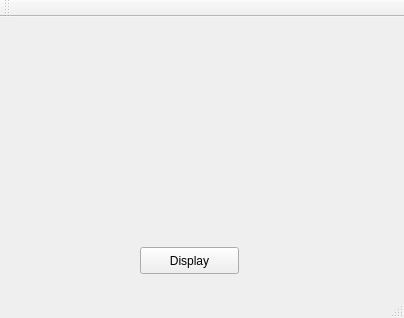
<?xml version="1.0" encoding="UTF-8"?>
<ui version="4.0">
 <class>MainWindow</class>
 <widget class="QMainWindow" name="MainWindow">
  <property name="geometry">
   <rect>
    <x>0</x>
    <y>0</y>
    <width>404</width>
    <height>318</height>
   </rect>
  </property>
  <property name="windowTitle">
   <string>MainWindow</string>
  </property>
  <widget class="QWidget" name="centralWidget">
   <widget class="QPushButton" name="buttonDisplay">
    <property name="geometry">
     <rect>
      <x>140</x>
      <y>230</y>
      <width>99</width>
      <height>27</height>
     </rect>
    </property>
    <property name="text">
     <string>Display</string>
    </property>
   </widget>
  </widget>
  <widget class="QMenuBar" name="menuBar">
   <property name="geometry">
    <rect>
     <x>0</x>
     <y>0</y>
     <width>404</width>
     <height>25</height>
    </rect>
   </property>
  </widget>
  <widget class="QToolBar" name="mainToolBar">
   <attribute name="toolBarArea">
    <enum>TopToolBarArea</enum>
   </attribute>
   <attribute name="toolBarBreak">
    <bool>false</bool>
   </attribute>
  </widget>
  <widget class="QStatusBar" name="statusBar"/>
 </widget>
 <layoutdefault spacing="6" margin="11"/>
 <resources/>
 <connections/>
</ui>
